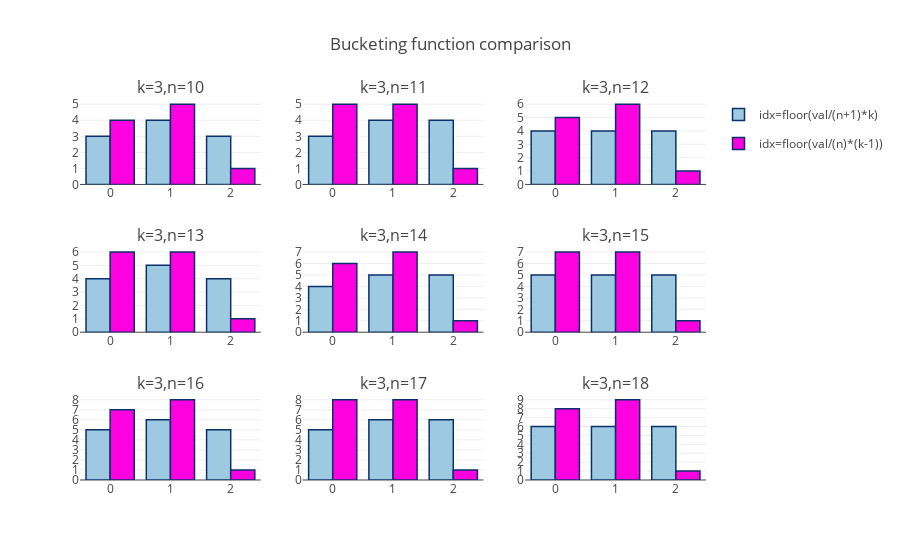

The notebook cell saved with this chart:
### Code cell
from math import ceil,floor
# r: rows, c: columns,k: buckets,n: bucket size, start: first n
# we are going to have r*c buckets
r=3
c=3
k=3
start=10
end=start+r*c
all_buckets=[]


# GENERATE end-start examples BUCKETS WITH BOTH BUCKET FUNCTIONS 

all_buckets=generate_buckets(start,end)

# GENERATE BASIS FOR THE PLOTS, THE PLOT WILL HAVE R*C subplots

subplot_titles=["k={},n={}".format(k,start+i)  for i in range(r*c)]
fig = tools.make_subplots(rows=r,cols=c,subplot_titles=subplot_titles)
fig['layout'].update(title="Bucketing function comparison")

    
# LOOP THROUGH ALL THE BUCKET PAIRS 
for i, buckets in enumerate(all_buckets):
    
    input1,input2=buckets
    x_input1=[i for i in range(len(input1))]
    y_input1=[len(i) for i in input1]
    x_input2=[i for i in range(len(input2))]
    y_input2=[len(i) for i in input2]
    
    # SHOW LEGEND ONLY FOR 1.st PLOT
    showlegend= True if i == 0 else False
    
    
    # GENERATE BARS FOR THE PLOT, KEEP BAR1 bars IN ITS OWN GROUP AND BAR2 IN ITS OWN GROUP
    bar1=go.Bar(x=x_input1,\
                y=y_input1,\
                legendgroup='group',\
                name='idx=floor(val/(n+1)*k)',\
                showlegend=showlegend,
                marker=dict(\
                            color='rgb(158,202,225)',
                            line=dict(\
                                      color='rgb(8,48,107)',\
                                      width=1.5,
                                     )
                           )
               )
    
    bar2=go.Bar(x=x_input2, 
                y=y_input2,\
                legendgroup='group2',\
                name='idx=floor(val/(n)*(k-1))',\
                showlegend=showlegend,\
                marker=dict(\
                            color='rgb(255,0,225)',\
                            line=dict(\
                                      color='rgb(8,48,107)',\
                                      width=1.5,
                                     )       
                           )
               )
    
    
    
    
    
    # CHOOSE ROW BASED ON INDEX DIVISION BY COL, AND COLUMN BASED ON INDEX MODULUS DIVISION BY COL
    current_row=ceil((i+1)/c)
    current_col=(i)%c +1 
    
    # APPEN BARS TO CHARS
    fig.append_trace(bar1,current_row,current_col)
    fig.append_trace(bar2,current_row,current_col)
   
#fig['layout'].update(xaxis1=dict(dtick=1),xaxis2=dict(dtick=1))

# UPDATE X,Y dticks to 10 on all subplots
for i in range(1,r*c+1):
    fig['layout']['xaxis{}'.format(i)].update(dtick=1)
    fig['layout']['yaxis{}'.format(i)].update(dtick=1)

    
# SHOW THE GENERATED PLOT

iplot(fig)

### Figure 1 — Plotly figure (JSON) as saved in the notebook; plotly's stock layout.template omitted (floating-point values rounded to 4 significant figures)
{"data": [{"legendgroup": "group", "marker": {"color": "rgb(158,202,225)", "line": {"color": "rgb(8,48,107)", "width": 1.5}}, "name": "idx=floor(val/(n+1)*k)", "showlegend": true, "type": "bar", "uid": "6a24ea94-75e7-4a76-a871-746c64f2ad1f", "x": [0, 1, 2], "xaxis": "x", "y": [3, 4, 3], "yaxis": "y"}, {"legendgroup": "group2", "marker": {"color": "rgb(255,0,225)", "line": {"color": "rgb(8,48,107)", "width": 1.5}}, "name": "idx=floor(val/(n)*(k-1))", "showlegend": true, "type": "bar", "uid": "c8684ad9-a81b-441e-b2ae-98f051e55b04", "x": [0, 1, 2], "xaxis": "x", "y": [4, 5, 1], "yaxis": "y"}, {"legendgroup": "group", "marker": {"color": "rgb(158,202,225)", "line": {"color": "rgb(8,48,107)", "width": 1.5}}, "name": "idx=floor(val/(n+1)*k)", "showlegend": false, "type": "bar", "uid": "472b7b74-a4bf-40d3-ba79-d74fc9326c2e", "x": [0, 1, 2], "xaxis": "x2", "y": [3, 4, 4], "yaxis": "y2"}, {"legendgroup": "group2", "marker": {"color": "rgb(255,0,225)", "line": {"color": "rgb(8,48,107)", "width": 1.5}}, "name": "idx=floor(val/(n)*(k-1))", "showlegend": false, "type": "bar", "uid": "7a79d784-c661-4fd2-bd32-11b72212314c", "x": [0, 1, 2], "xaxis": "x2", "y": [5, 5, 1], "yaxis": "y2"}, {"legendgroup": "group", "marker": {"color": "rgb(158,202,225)", "line": {"color": "rgb(8,48,107)", "width": 1.5}}, "name": "idx=floor(val/(n+1)*k)", "showlegend": false, "type": "bar", "uid": "f0b22578-26f8-48c3-9d1c-5bdb21010c6d", "x": [0, 1, 2], "xaxis": "x3", "y": [4, 4, 4], "yaxis": "y3"}, {"legendgroup": "group2", "marker": {"color": "rgb(255,0,225)", "line": {"color": "rgb(8,48,107)", "width": 1.5}}, "name": "idx=floor(val/(n)*(k-1))", "showlegend": false, "type": "bar", "uid": "f7aafbc3-4826-4b67-ac94-41d5521b507b", "x": [0, 1, 2], "xaxis": "x3", "y": [5, 6, 1], "yaxis": "y3"}, {"legendgroup": "group", "marker": {"color": "rgb(158,202,225)", "line": {"color": "rgb(8,48,107)", "width": 1.5}}, "name": "idx=floor(val/(n+1)*k)", "showlegend": false, "type": "bar", "uid": "37af0e48-6e99-4820-aaa4-0ffd94156bac", "x": [0, 1, 2], "xaxis": "x4", "y": [4, 5, 4], "yaxis": "y4"}, {"legendgroup": "group2", "marker": {"color": "rgb(255,0,225)", "line": {"color": "rgb(8,48,107)", "width": 1.5}}, "name": "idx=floor(val/(n)*(k-1))", "showlegend": false, "type": "bar", "uid": "7061a4ab-26f2-4d77-8d10-e2e42908596e", "x": [0, 1, 2], "xaxis": "x4", "y": [6, 6, 1], "yaxis": "y4"}, {"legendgroup": "group", "marker": {"color": "rgb(158,202,225)", "line": {"color": "rgb(8,48,107)", "width": 1.5}}, "name": "idx=floor(val/(n+1)*k)", "showlegend": false, "type": "bar", "uid": "ec04bc1a-af55-4fd2-807c-b9434bface12", "x": [0, 1, 2], "xaxis": "x5", "y": [4, 5, 5], "yaxis": "y5"}, {"legendgroup": "group2", "marker": {"color": "rgb(255,0,225)", "line": {"color": "rgb(8,48,107)", "width": 1.5}}, "name": "idx=floor(val/(n)*(k-1))", "showlegend": false, "type": "bar", "uid": "f266e693-bb7a-4d80-b9a4-14ddd2a5a50c", "x": [0, 1, 2], "xaxis": "x5", "y": [6, 7, 1], "yaxis": "y5"}, {"legendgroup": "group", "marker": {"color": "rgb(158,202,225)", "line": {"color": "rgb(8,48,107)", "width": 1.5}}, "name": "idx=floor(val/(n+1)*k)", "showlegend": false, "type": "bar", "uid": "dc536e55-edcb-4c1f-8dba-daef3ddd5199", "x": [0, 1, 2], "xaxis": "x6", "y": [5, 5, 5], "yaxis": "y6"}, {"legendgroup": "group2", "marker": {"color": "rgb(255,0,225)", "line": {"color": "rgb(8,48,107)", "width": 1.5}}, "name": "idx=floor(val/(n)*(k-1))", "showlegend": false, "type": "bar", "uid": "4c69fe7d-738d-4c57-926a-304bdc487b3d", "x": [0, 1, 2], "xaxis": "x6", "y": [7, 7, 1], "yaxis": "y6"}, {"legendgroup": "group", "marker": {"color": "rgb(158,202,225)", "line": {"color": "rgb(8,48,107)", "width": 1.5}}, "name": "idx=floor(val/(n+1)*k)", "showlegend": false, "type": "bar", "uid": "e6690324-2d08-4152-a0d6-9c5c015c5074", "x": [0, 1, 2], "xaxis": "x7", "y": [5, 6, 5], "yaxis": "y7"}, {"legendgroup": "group2", "marker": {"color": "rgb(255,0,225)", "line": {"color": "rgb(8,48,107)", "width": 1.5}}, "name": "idx=floor(val/(n)*(k-1))", "showlegend": false, "type": "bar", "uid": "dd05649d-eb10-4f2f-84d6-789a23b58b43", "x": [0, 1, 2], "xaxis": "x7", "y": [7, 8, 1], "yaxis": "y7"}, {"legendgroup": "group", "marker": {"color": "rgb(158,202,225)", "line": {"color": "rgb(8,48,107)", "width": 1.5}}, "name": "idx=floor(val/(n+1)*k)", "showlegend": false, "type": "bar", "uid": "ad18780f-7044-4503-8620-653eb978caf1", "x": [0, 1, 2], "xaxis": "x8", "y": [5, 6, 6], "yaxis": "y8"}, {"legendgroup": "group2", "marker": {"color": "rgb(255,0,225)", "line": {"color": "rgb(8,48,107)", "width": 1.5}}, "name": "idx=floor(val/(n)*(k-1))", "showlegend": false, "type": "bar", "uid": "a1dcf12f-b547-454d-87f9-c1d993fdce88", "x": [0, 1, 2], "xaxis": "x8", "y": [8, 8, 1], "yaxis": "y8"}, {"legendgroup": "group", "marker": {"color": "rgb(158,202,225)", "line": {"color": "rgb(8,48,107)", "width": 1.5}}, "name": "idx=floor(val/(n+1)*k)", "showlegend": false, "type": "bar", "uid": "e65cee29-20dc-4a6d-8442-408722b32e9e", "x": [0, 1, 2], "xaxis": "x9", "y": [6, 6, 6], "yaxis": "y9"}, {"legendgroup": "group2", "marker": {"color": "rgb(255,0,225)", "line": {"color": "rgb(8,48,107)", "width": 1.5}}, "name": "idx=floor(val/(n)*(k-1))", "showlegend": false, "type": "bar", "uid": "2f0abacb-bbb6-4345-9da6-3107923f0535", "x": [0, 1, 2], "xaxis": "x9", "y": [8, 9, 1], "yaxis": "y9"}], "layout": {"annotations": [{"font": {"size": 16}, "showarrow": false, "text": "k=3,n=10", "x": 0.1444, "xanchor": "center", "xref": "paper", "y": 1, "yanchor": "bottom", "yref": "paper"}, {"font": {"size": 16}, "showarrow": false, "text": "k=3,n=11", "x": 0.5, "xanchor": "center", "xref": "paper", "y": 1, "yanchor": "bottom", "yref": "paper"}, {"font": {"size": 16}, "showarrow": false, "text": "k=3,n=12", "x": 0.8556, "xanchor": "center", "xref": "paper", "y": 1, "yanchor": "bottom", "yref": "paper"}, {"font": {"size": 16}, "showarrow": false, "text": "k=3,n=13", "x": 0.1444, "xanchor": "center", "xref": "paper", "y": 0.6111, "yanchor": "bottom", "yref": "paper"}, {"font": {"size": 16}, "showarrow": false, "text": "k=3,n=14", "x": 0.5, "xanchor": "center", "xref": "paper", "y": 0.6111, "yanchor": "bottom", "yref": "paper"}, {"font": {"size": 16}, "showarrow": false, "text": "k=3,n=15", "x": 0.8556, "xanchor": "center", "xref": "paper", "y": 0.6111, "yanchor": "bottom", "yref": "paper"}, {"font": {"size": 16}, "showarrow": false, "text": "k=3,n=16", "x": 0.1444, "xanchor": "center", "xref": "paper", "y": 0.2222, "yanchor": "bottom", "yref": "paper"}, {"font": {"size": 16}, "showarrow": false, "text": "k=3,n=17", "x": 0.5, "xanchor": "center", "xref": "paper", "y": 0.2222, "yanchor": "bottom", "yref": "paper"}, {"font": {"size": 16}, "showarrow": false, "text": "k=3,n=18", "x": 0.8556, "xanchor": "center", "xref": "paper", "y": 0.2222, "yanchor": "bottom", "yref": "paper"}], "title": {"text": "Bucketing function comparison"}, "xaxis": {"anchor": "y", "domain": [0, 0.2889], "dtick": 1}, "xaxis2": {"anchor": "y2", "domain": [0.3556, 0.6444], "dtick": 1}, "xaxis3": {"anchor": "y3", "domain": [0.7111, 1], "dtick": 1}, "xaxis4": {"anchor": "y4", "domain": [0, 0.2889], "dtick": 1}, "xaxis5": {"anchor": "y5", "domain": [0.3556, 0.6444], "dtick": 1}, "xaxis6": {"anchor": "y6", "domain": [0.7111, 1], "dtick": 1}, "xaxis7": {"anchor": "y7", "domain": [0, 0.2889], "dtick": 1}, "xaxis8": {"anchor": "y8", "domain": [0.3556, 0.6444], "dtick": 1}, "xaxis9": {"anchor": "y9", "domain": [0.7111, 1], "dtick": 1}, "yaxis": {"anchor": "x", "domain": [0.7778, 1], "dtick": 1}, "yaxis2": {"anchor": "x2", "domain": [0.7778, 1], "dtick": 1}, "yaxis3": {"anchor": "x3", "domain": [0.7778, 1], "dtick": 1}, "yaxis4": {"anchor": "x4", "domain": [0.3889, 0.6111], "dtick": 1}, "yaxis5": {"anchor": "x5", "domain": [0.3889, 0.6111], "dtick": 1}, "yaxis6": {"anchor": "x6", "domain": [0.3889, 0.6111], "dtick": 1}, "yaxis7": {"anchor": "x7", "domain": [0, 0.2222], "dtick": 1}, "yaxis8": {"anchor": "x8", "domain": [0, 0.2222], "dtick": 1}, "yaxis9": {"anchor": "x9", "domain": [0, 0.2222], "dtick": 1}}}
